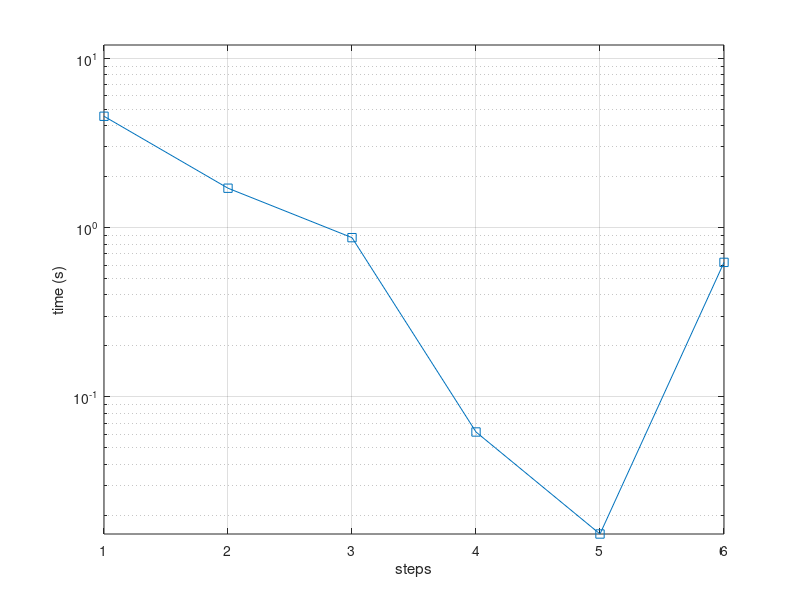

This figure's MATLAB source:
x = 1 : 6;
hw4rewrite2 = [4.550875 
    1.7096875
0.8725625
0.062
0.015472222
0.623277778
]

semilogy(x, hw4rewrite2, '-s');
xlabel('steps');
ylabel('time (s)')
axis([1 6 0 12])
grid on;